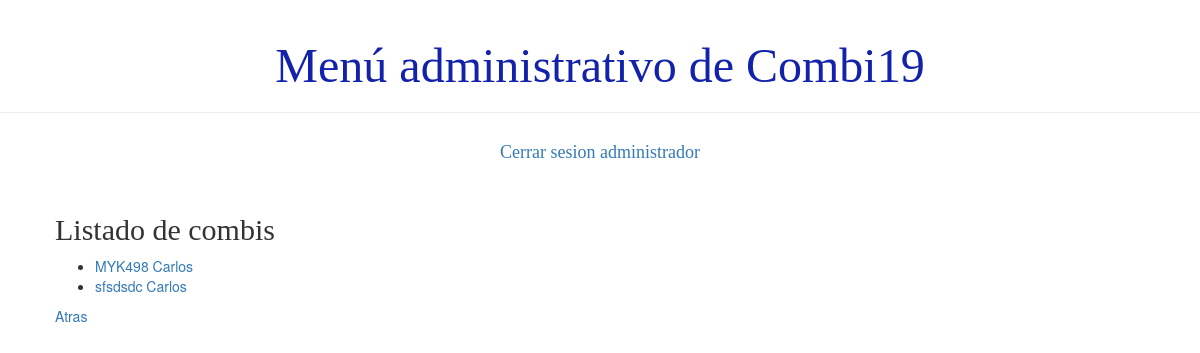
The app's page /usuario/listaCombi, older data.
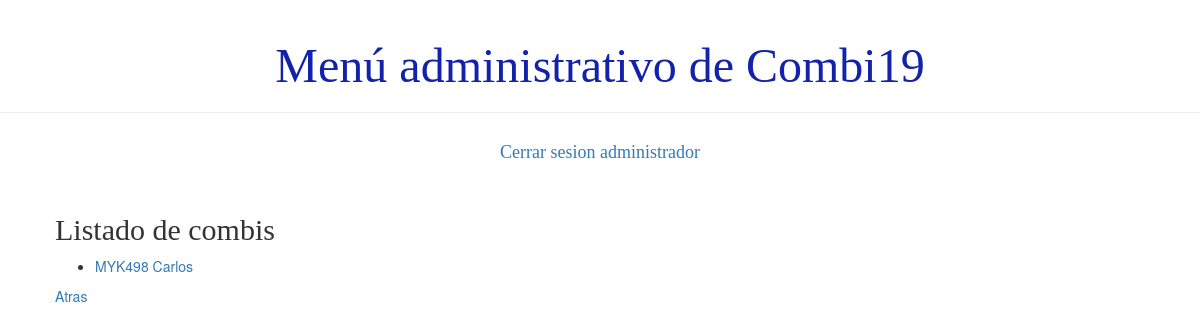
The same page, newer data.
### demo1/models.py (models this page shows, shortened)
class Combi(models.Model):
    TIPOS_COMBI = (
        ('C', 'Cama'),
        ('S', 'Semicama'),
    )
    chofer = models.ForeignKey(Chofer, on_delete=models.CASCADE)
    patente = models.CharField(max_length=10)
    tipo = models.CharField(max_length=1, choices=TIPOS_COMBI)
    modelo = models.CharField(max_length=40)
    asientos = models.IntegerField()
    activo = models.BooleanField(default=True)
    def __str__(self):
        return '%s %s' % (self.patente, self.chofer.usuario.first_name)

class Persona(models.Model):
    usuario = models.ForeignKey('auth.User', on_delete=models.CASCADE)
    dni = models.IntegerField(unique=True)
    telefono = models.BigIntegerField()
    activo = models.BooleanField(default=True)

### demo1/views.py (the view)
# urls.py: path('usuario/listaCombi', views.listado_combi, name='listado_combi'),
def listado_combi(request):
    combis=Combi.objects.all()
    return render(request, 'demo1/listados/listado_combi.html', {'combis':combis})

### demo1/templates/demo1/listados/listado_combi.html
{% extends 'demo1/base.html' %}
{% block content %}
    <h2>Listado de combis</h2>
    <div>
        <ul>
        {% for combi in combis %}
            <li><a href="{% url 'detalle_combi' pk=combi.pk%}">{{ combi }}</a></li>
        {% endfor %}
        </ul>
    </div>
    <div><a href="{% url 'principal' %}">Atras</a></div>
{% endblock %}

Row changes from the older to the newer data that the page shows:
removed Combi: patente+chofer "sfsdsdc Carlos"
